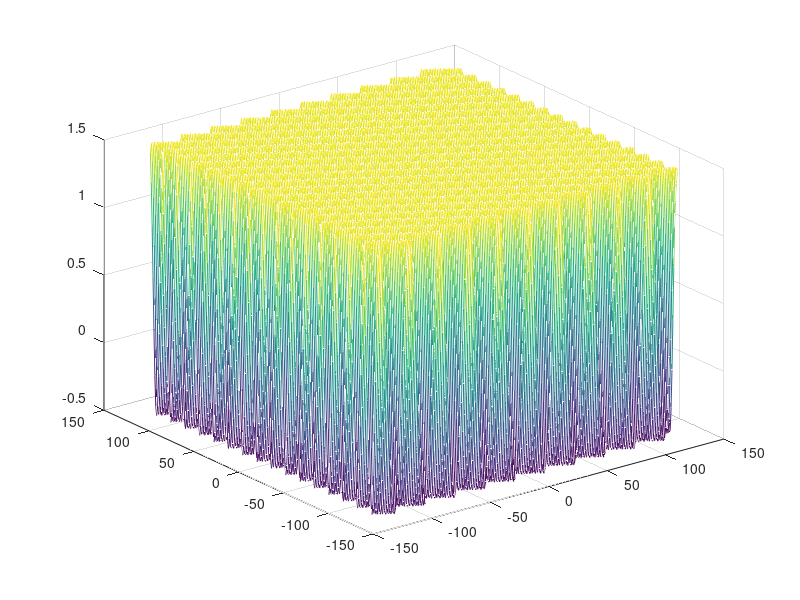
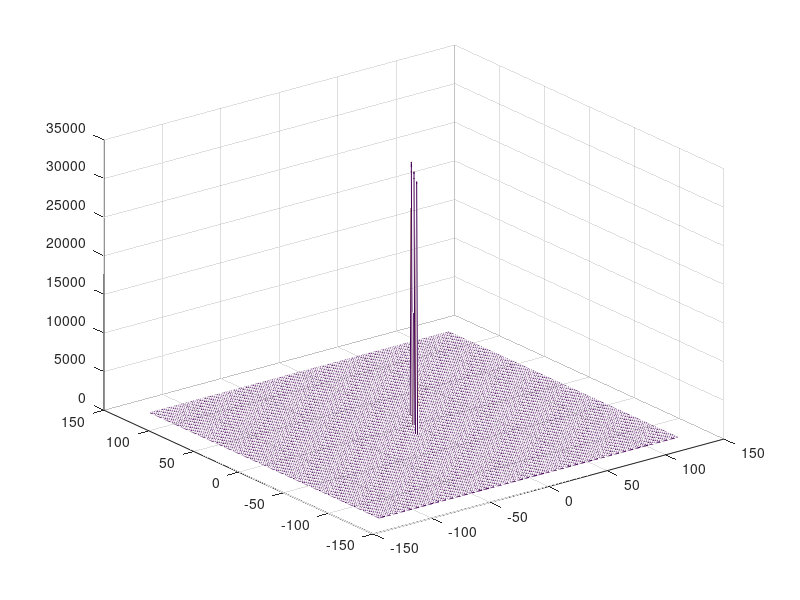
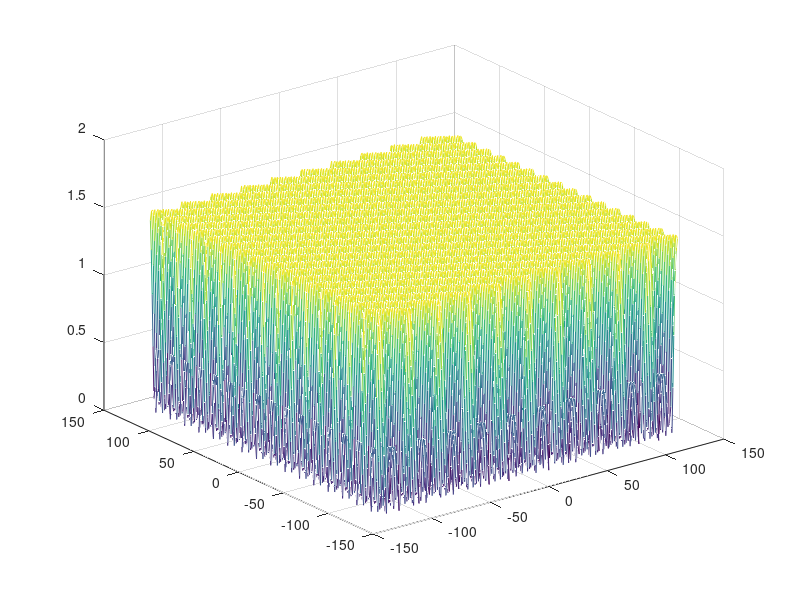

Recreate these plots in MATLAB, in order.
clc;
clear all;
close all;
h = zeros(256); 
x0 = 10; 
h(129 - x0 : 129 + x0, 129 - x0 : 129 + x0) = 1;
% Создадим плоскость 256 на 256
[x, y] = meshgrid(-128 : 127, -128 : 127);
% Зададим частоты
u = 10;
v = 16;
% Определим слагаемые сигнала
t1 = 2 * pi * x * u / 256;
t2 = 2 * pi * v * y / 256;
% Создадим сигнал h
h = 0.5 + cos(t1 + t2);
figure; mesh(x, y, h);
% С помощью fftshift сдвинем нулевую частотную составляющую в центр спектра
% fft2 - 2D Фурье преобразование
H = fftshift(fft2(h));
figure; mesh(x, y, abs(H));
% Обратное преобразование
g = fftshift(fftshift(ifft2(H)));
figure; mesh(x, y, abs(g));
% На втором графике видно, что наши координаты пиков будут как раз в
% координатах наших частот (10, 16) и (-10, -16)